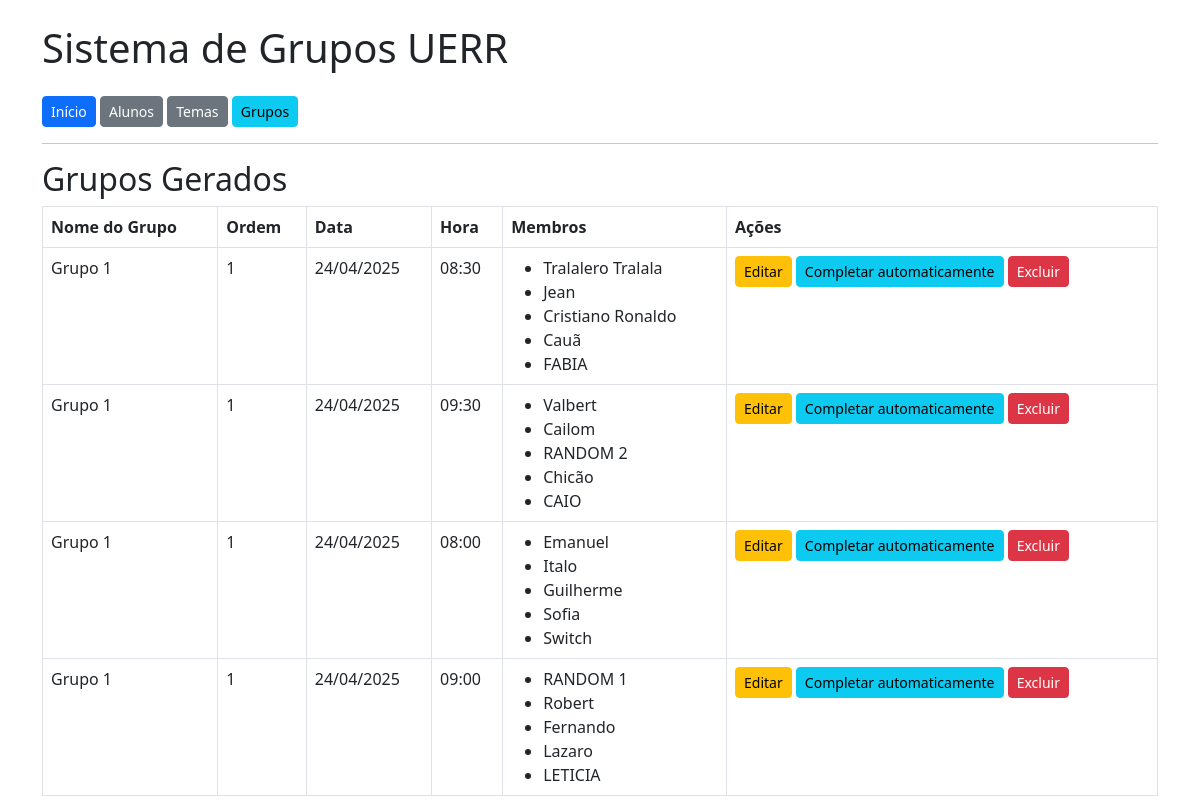
The page /grupos/ on the database its author committed.
### appaula/models.py (models this page shows, shortened)
class Grupo(models.Model):
    tema = models.ForeignKey('Tema', on_delete=models.CASCADE, null=True, blank=True)  # <-- ADICIONE ISSO
    nome = models.CharField('Nome do Grupo', max_length=50)
    data_apresentacao = models.CharField('Data (DD/MM/AAAA)', max_length=10, blank=True)
    hora_apresentacao = models.CharField('Hora (HH:MM)', max_length=5, blank=True)
    ordem_apresentacao = models.PositiveIntegerField('Ordem', null=True, blank=True)
    class Meta:
        ordering = ['ordem_apresentacao']

class MembroGrupo(models.Model):
    aluno = models.ForeignKey(Aluno, on_delete=models.CASCADE)
    grupo = models.ForeignKey(Grupo, on_delete=models.CASCADE)
    lider = models.BooleanField('Líder', default=False)

class Aluno(models.Model):
    nome = models.CharField('Nome Completo', max_length=100)
    matricula = models.CharField('Matrícula', max_length=20, unique=True)
    data_cadastro = models.DateTimeField('Data de Cadastro', auto_now_add=True)

### appaula/views.py (the view)
# urls.py: path('grupos/', views.listar_grupos, name='listar_grupos'),
def listar_grupos(request):
    grupos = Grupo.objects.all().order_by('ordem_apresentacao')
    return render(request, 'appaula/listar_grupos.html', {'grupos': grupos})

### appaula/templates/appaula/listar_grupos.html (shortened to what this page needs)
{% extends 'appaula/base.html' %}
{% block content %}
<h2>Grupos Gerados</h2>
<table class="table table-bordered">
    <thead>
        <tr>
            <th>Nome do Grupo</th>
            <th>Ordem</th>
            <th>Data</th>
            <th>Hora</th>
            <th>Membros</th>
            <th>Ações</th>
        </tr>
    </thead>
    <tbody>
        {% for grupo in grupos %}
        <tr>
            <td>{{ grupo.nome }}</td>
            <td>{{ grupo.ordem_apresentacao }}</td>
            <td>{{ grupo.data_apresentacao }}</td>
            <td>{{ grupo.hora_apresentacao }}</td>
            <td>
                <ul class="mb-0">
                    {% for membro in grupo.membrogrupo_set.all %}
                        <li>
                            {{ membro.aluno.nome }}
                        </li>
                    {% empty %}
                        <li>Nenhum membro</li>
                    {% endfor %}
                </ul>
            </td>
            <td>
                <a href="{% url 'appaula:editar_grupo' grupo.id %}" class="btn btn-sm btn-warning">Editar</a>
                <a href="{% url 'appaula:completar_grupo' grupo.id %}" class="btn btn-sm btn-info">
                    Completar automaticamente
                </a>
                <a href="{% url 'appaula:excluir_grupo' grupo.id %}" class="btn btn-sm btn-danger"
                   onclick="return confirm('Tem certeza que deseja excluir este grupo?');">Excluir</a>
            </td>
        </tr>
        {% empty %}
        <tr>
            <td colspan="6">Nenhum grupo gerado ainda.</td>
        </tr>
        {% endfor %}
    </tbody>
</table>
{% endblock %}

### rows shown on the page
Grupo: nome "Grupo 1", ordem_apresentacao "1", data_apresentacao "24/04/2025", hora_apresentacao "08:30"
MembroGrupo: aluno.nome "Tralalero Tralala"
MembroGrupo: aluno.nome "Jean"
MembroGrupo: aluno.nome "Cristiano Ronaldo"
MembroGrupo: aluno.nome "Cauã"
MembroGrupo: aluno.nome "FABIA"
Grupo: nome "Grupo 1", ordem_apresentacao "1", data_apresentacao "24/04/2025", hora_apresentacao "09:30"
MembroGrupo: aluno.nome "Valbert"
MembroGrupo: aluno.nome "Cailom"
MembroGrupo: aluno.nome "RANDOM 2"
MembroGrupo: aluno.nome "Chicão"
MembroGrupo: aluno.nome "CAIO"
Grupo: nome "Grupo 1", ordem_apresentacao "1", data_apresentacao "24/04/2025", hora_apresentacao "08:00"
MembroGrupo: aluno.nome "Emanuel"
MembroGrupo: aluno.nome "Italo"
MembroGrupo: aluno.nome "Guilherme"
MembroGrupo: aluno.nome "Sofia"
MembroGrupo: aluno.nome "Switch"
Grupo: nome "Grupo 1", ordem_apresentacao "1", data_apresentacao "24/04/2025", hora_apresentacao "09:00"
MembroGrupo: aluno.nome "RANDOM 1"
MembroGrupo: aluno.nome "Robert"
MembroGrupo: aluno.nome "Fernando"
MembroGrupo: aluno.nome "Lazaro"
MembroGrupo: aluno.nome "LETICIA"
